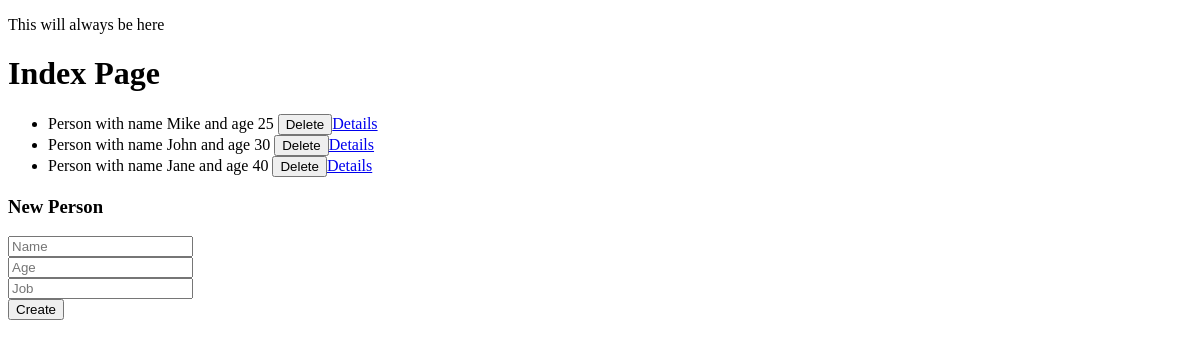
Before: / with the older database file.
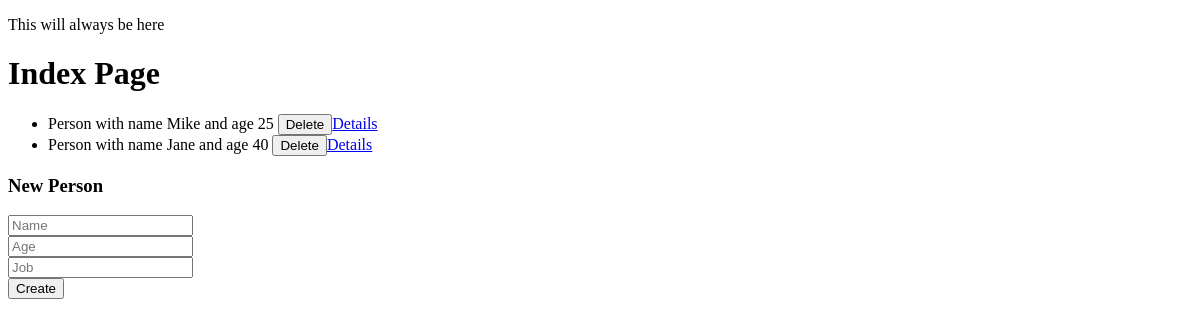
After: the same page with the newer database file.
### models.py (models this page shows)
class Person(db.Model):
    __tablename__ = 'people'
    pid = db.Column (db.Integer, primary_key=True)
    name = db.Column (db.Text, nullable=False)
    age = db.Column (db.Integer)
    job = db.Column (db.Text)
    def __repr__(self):
        return f'Person with name {self.name} and age {self.age}'

### routes.py (the view)
    @app.route('/', methods=['GET'])
    def index():
        people = Person.query.all()
        return render_template(template_name_or_list='index.html',people=people)

### templates/index.html (shortened to what this page needs)
{% extends "base.html" %}
{% block content %}
	<h1>Index Page</h1>
    <ul>
    {% for person in people %}
        <li>{{ person }} <button onclick="deletePerson({{ person.pid }})"> Delete</button><a href="{{ url_for('details', pid=person.pid)}}">Details</a></li>
    {% endfor %}
    </ul>
    <h3>New Person</h3>
    <form id="form1" action="{{ url_for('add_person') }}" method="POST">
        <input type="text" name="name" placeholder="Name" required=required><br>
        <input type="number" name="age" placeholder="Age"><br>
        <input type="text" name="job" placeholder="Job"><br>
        <input type="submit" value="Create"><br>
    </form>
{% endblock %}

Changed rows visible on the page:
removed Person: name+age "Person with name John and age 30"
